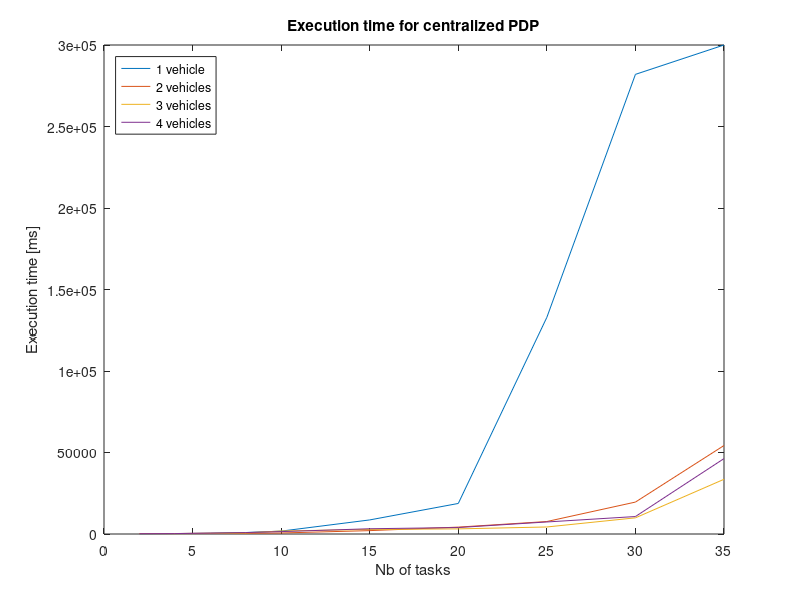

MATLAB code for this plot:
x = [2 4 6 8 10 15 20 25 30 35]

y1 = [106 277 472 904 1765 8639 18741 132929 281984 300000]
y2 = [240 290 520 440 624 2070 4228 7657 19586 54289]
y3 = [240 240 293 719 1843 2811 3145 4312 9918 33565]
y4 = [227 270 488 877 1469 3222 3965 7385 10718 46258]

figure
plot(x,y1,x,y2,x,y3,x,y4)
legend('1 vehicle', '2 vehicles', '3 vehicles', '4 vehicles', 'Location', 'northwest')
title('Execution time for centralized PDP')
xlabel('Nb of tasks')
ylabel('Execution time [ms]')

x2 = [16320 13661.5 17420.5 13062 13713.5];
meanx2 = mean(x2)

x3 = [11732.5 16932.5 15901.5 12045.0 11782.0]
meanx3 = mean(x3)

x4 = [16500.5 14223.5 17561.499999999996 20548.0 18664.5]
meanx4 = mean(x4)